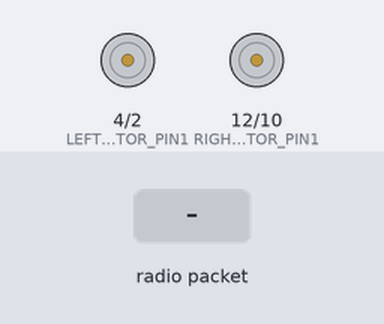
Simulated run of this sketch. Board: Arduino Uno, built with avr-gcc and run on an emulated ATmega328P. Shown: motor-driver pin pairs drawn as motors (green arrow = first pin HIGH = forward, orange = second pin HIGH = backward, longer = more drive). The inputs (shaded band) are chosen by the test bench. No radio packets arrive unless stated.

Above: at 1.2 s.
1.3 s: radio packet "L" arrives
At 1.6 s:
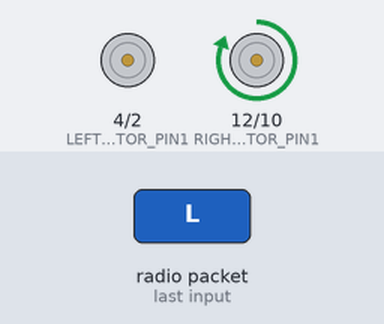
2.8 s: radio packet "F" arrives
At 4.0 s:
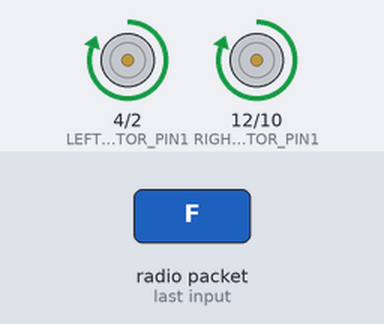
4.3 s: radio packet "B" arrives
At 5.1 s:
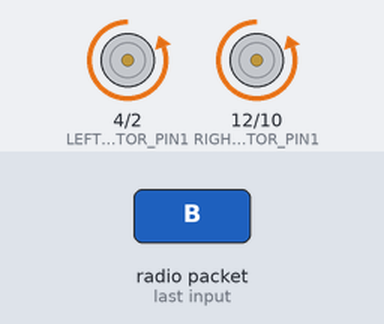
5.8 s: radio packet "R" arrives
At 6.3 s:
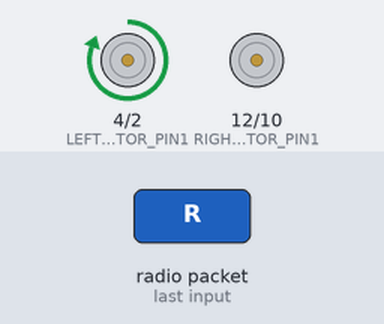
7.3 s: radio packet "0" arrives
At 8.6 s:
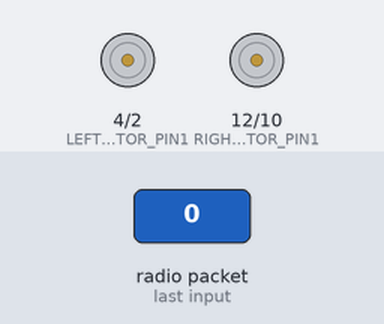
Timing chart, 0 to 9.8 s (numbered marks = the images above; inputs shaded):
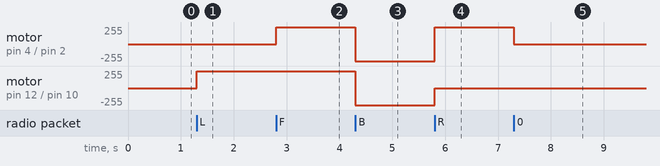

The sketch:

TestSilniki.ino
```cpp
#include <VirtualWire.h> // Wczytanie biblioteki

#define RIGHT_MOTOR_PIN1 12    // Definowanie silnikiów na pinach 2,4,10,12
#define RIGHT_MOTOR_PIN2 10

#define LEFT_MOTOR_PIN1 4
#define LEFT_MOTOR_PIN2 2

int enA = 8;                   // Definicja wyjść Enable ze sterownika L293D
int enB =6;

void setup()
{
  pinMode(RIGHT_MOTOR_PIN1, OUTPUT);    //Ustawienie Silników jako wyjścia
  pinMode(RIGHT_MOTOR_PIN2, OUTPUT);

  pinMode(LEFT_MOTOR_PIN1, OUTPUT);
  pinMode(LEFT_MOTOR_PIN2, OUTPUT);
    vw_set_rx_pin(8);                        // odbiornik podłączamy do pinu 11
    vw_setup(8000);                          // ustawiamy transmisję danych
    vw_rx_start();                           // Rozpoczynamy odbiór danych

}
void loop()
{
    uint8_t buf[VW_MAX_MESSAGE_LEN];          //definicja buforu odbioru danych
    uint8_t buflen = VW_MAX_MESSAGE_LEN;      //definicja dlugości otrzymanych danych
    if (vw_get_message(buf, &buflen))         // jeżeli do buforu danych dotarły dane oraz transmisja została zakończona i długość danych nie przekracza 8-bitów
    {
      int i;                                  //utwórz zmienną i
      String dane;                            //utwórz zmienną string dane
      for (i = 0; i < buflen; i++)            //jeżeli wartość i < 0 to odbieraj znaki
          {
         dane +=char(buf[i]);                 //do zmiennej string wprowadź wszystkie otrzymane znaki i je połącz
          }
          //Skręt w Lewo uruchomiony silnik prawy
if(dane == "L")                             //jeżeli odebrane dane są równe L
      {
  digitalWrite(RIGHT_MOTOR_PIN1, HIGH);     //Na Pin 1 w silniku prawym napięcie wysokie na Pin 2 niskie
  digitalWrite(RIGHT_MOTOR_PIN2, LOW);

  digitalWrite(LEFT_MOTOR_PIN1, LOW);       //Na piny w silniku lewym stany niskie(silnik wyłączony)
  digitalWrite(LEFT_MOTOR_PIN2, LOW);
      }
         //Ruch do przodu oba silniki uruchomione
if(dane == "F")
      {
  digitalWrite(RIGHT_MOTOR_PIN1, HIGH);
  digitalWrite(RIGHT_MOTOR_PIN2, LOW);

  digitalWrite(LEFT_MOTOR_PIN1, HIGH);
  digitalWrite(LEFT_MOTOR_PIN2, LOW);
      }
      //Ruch do tyłu oba silniki uruchomione
if(dane == "B")
      {
  digitalWrite(RIGHT_MOTOR_PIN1, LOW);
  digitalWrite(RIGHT_MOTOR_PIN2, HIGH);

  digitalWrite(LEFT_MOTOR_PIN1, LOW);
  digitalWrite(LEFT_MOTOR_PIN2, HIGH);
      }
           //Ruch w prawo lewy silnik uruchomiony
if(dane == "R")
      {
  digitalWrite(RIGHT_MOTOR_PIN1, LOW);
  digitalWrite(RIGHT_MOTOR_PIN2, LOW);

  digitalWrite(LEFT_MOTOR_PIN1, HIGH);
  digitalWrite(LEFT_MOTOR_PIN2, LOW);
      }
if( dane == "0"  )
     {
  digitalWrite(RIGHT_MOTOR_PIN1, LOW);
  digitalWrite(RIGHT_MOTOR_PIN2, LOW);

 digitalWrite(LEFT_MOTOR_PIN1, LOW);       //Na piny w silniku lewym stany niskie(silnik wyłączony)
  digitalWrite(LEFT_MOTOR_PIN2, LOW);
      }
      }
    }
```

Measured:
- after the input at 1.3 s, motor on pin 12 (RIGHT_MOTOR_PIN1) / pin 10 (RIGHT_MOTOR_PIN2): stopped → forward 255/255 at once
- after the input at 2.8 s, motor on pin 4 (LEFT_MOTOR_PIN1) / pin 2 (LEFT_MOTOR_PIN2): stopped → forward 255/255 at once
- after the input at 4.3 s, motor on pin 4 (LEFT_MOTOR_PIN1) / pin 2 (LEFT_MOTOR_PIN2), motor on pin 12 (RIGHT_MOTOR_PIN1) / pin 10 (RIGHT_MOTOR_PIN2): forward 255/255 → backward 255/255 at once
- after the input at 5.8 s, motor on pin 4 (LEFT_MOTOR_PIN1) / pin 2 (LEFT_MOTOR_PIN2): backward 255/255 → forward 255/255 at once; motor on pin 12 (RIGHT_MOTOR_PIN1) / pin 10 (RIGHT_MOTOR_PIN2): backward 255/255 → stopped at once
- after the input at 7.3 s, motor on pin 4 (LEFT_MOTOR_PIN1) / pin 2 (LEFT_MOTOR_PIN2): forward 255/255 → stopped at once
